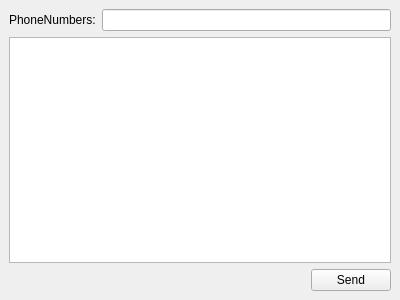
<ui version="4.0" >
 <class>SMSWidget</class>
 <widget class="QWidget" name="SMSWidget" >
  <property name="geometry" >
   <rect>
    <x>0</x>
    <y>0</y>
    <width>400</width>
    <height>300</height>
   </rect>
  </property>
  <property name="windowTitle" >
   <string>Form</string>
  </property>
  <layout class="QGridLayout" >
   <property name="margin" >
    <number>9</number>
   </property>
   <property name="spacing" >
    <number>6</number>
   </property>
   <item row="2" column="0" >
    <widget class="QLabel" name="statusLabel" >
     <property name="sizePolicy" >
      <sizepolicy>
       <hsizetype>7</hsizetype>
       <vsizetype>5</vsizetype>
       <horstretch>0</horstretch>
       <verstretch>0</verstretch>
      </sizepolicy>
     </property>
     <property name="text" >
      <string/>
     </property>
    </widget>
   </item>
   <item row="2" column="1" >
    <widget class="QPushButton" name="sendButton" >
     <property name="text" >
      <string>Send</string>
     </property>
    </widget>
   </item>
   <item row="1" column="0" colspan="2" >
    <widget class="QTextEdit" name="textEdit" >
     <property name="toolTip" >
      <string>Enter text to send</string>
     </property>
    </widget>
   </item>
   <item row="0" column="0" colspan="2" >
    <layout class="QHBoxLayout" >
     <property name="margin" >
      <number>0</number>
     </property>
     <property name="spacing" >
      <number>6</number>
     </property>
     <item>
      <widget class="QLabel" name="label" >
       <property name="text" >
        <string>PhoneNumbers:</string>
       </property>
      </widget>
     </item>
     <item>
      <widget class="QLineEdit" name="phoneNumbersLineEdit" >
       <property name="toolTip" >
        <string>Enter contact phone number separated by a space (e.g: 123456 456789)</string>
       </property>
      </widget>
     </item>
    </layout>
   </item>
  </layout>
 </widget>
 <resources/>
 <connections/>
</ui>
